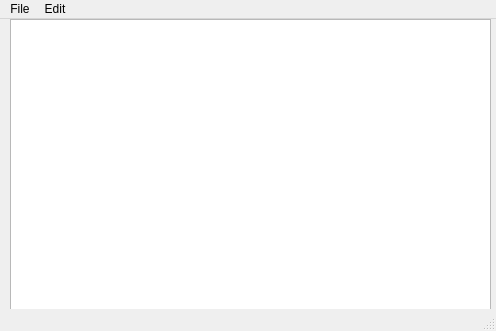
<?xml version="1.0" encoding="UTF-8"?>
<ui version="4.0">
 <class>MainWindow</class>
 <widget class="QMainWindow" name="MainWindow">
  <property name="geometry">
   <rect>
    <x>0</x>
    <y>0</y>
    <width>496</width>
    <height>331</height>
   </rect>
  </property>
  <property name="windowTitle">
   <string>MainWindow</string>
  </property>
  <widget class="QWidget" name="centralwidget">
   <widget class="QTextEdit" name="textEdit">
    <property name="geometry">
     <rect>
      <x>10</x>
      <y>0</y>
      <width>481</width>
      <height>291</height>
     </rect>
    </property>
   </widget>
  </widget>
  <widget class="QMenuBar" name="menubar">
   <property name="geometry">
    <rect>
     <x>0</x>
     <y>0</y>
     <width>496</width>
     <height>26</height>
    </rect>
   </property>
   <widget class="QMenu" name="menuFile">
    <property name="title">
     <string>File</string>
    </property>
    <addaction name="actionNew"/>
    <addaction name="actionOpen"/>
    <addaction name="actionSveAs"/>
    <addaction name="actionPrint"/>
    <addaction name="actionDelete"/>
    <addaction name="actionExit"/>
   </widget>
   <widget class="QMenu" name="menuEdit">
    <property name="title">
     <string>Edit</string>
    </property>
    <addaction name="actionCut"/>
    <addaction name="actionCopy"/>
    <addaction name="actionPaste"/>
    <addaction name="actionUndo"/>
    <addaction name="actionRedo"/>
   </widget>
   <addaction name="menuFile"/>
   <addaction name="menuEdit"/>
  </widget>
  <widget class="QStatusBar" name="statusbar"/>
  <action name="actionNew">
   <property name="icon">
    <iconset resource="Resources.qrc">
     <normaloff>:/image/image/new-document.png</normaloff>:/image/image/new-document.png</iconset>
   </property>
   <property name="text">
    <string>New</string>
   </property>
  </action>
  <action name="actionOpen">
   <property name="icon">
    <iconset resource="Resources.qrc">
     <normaloff>:/image/image/folder.png</normaloff>:/image/image/folder.png</iconset>
   </property>
   <property name="text">
    <string>Open</string>
   </property>
  </action>
  <action name="actionSveAs">
   <property name="icon">
    <iconset resource="Resources.qrc">
     <normaloff>:/image/image/diskette.png</normaloff>:/image/image/diskette.png</iconset>
   </property>
   <property name="text">
    <string>SveAs</string>
   </property>
  </action>
  <action name="actionPrint">
   <property name="icon">
    <iconset resource="Resources.qrc">
     <normaloff>:/image/image/printer.png</normaloff>:/image/image/printer.png</iconset>
   </property>
   <property name="text">
    <string>Print</string>
   </property>
  </action>
  <action name="actionExit">
   <property name="icon">
    <iconset resource="Resources.qrc">
     <normaloff>:/image/image/button.png</normaloff>:/image/image/button.png</iconset>
   </property>
   <property name="text">
    <string>Exit</string>
   </property>
  </action>
  <action name="actionCopy">
   <property name="icon">
    <iconset resource="Resources.qrc">
     <normaloff>:/image/image/copy.png</normaloff>:/image/image/copy.png</iconset>
   </property>
   <property name="text">
    <string>Copy</string>
   </property>
  </action>
  <action name="actionPaste">
   <property name="icon">
    <iconset resource="Resources.qrc">
     <normaloff>:/image/image/paste.png</normaloff>:/image/image/paste.png</iconset>
   </property>
   <property name="text">
    <string>Paste</string>
   </property>
  </action>
  <action name="actionUndo">
   <property name="icon">
    <iconset resource="Resources.qrc">
     <normaloff>:/image/image/undo-circular-arrow.png</normaloff>:/image/image/undo-circular-arrow.png</iconset>
   </property>
   <property name="text">
    <string>Undo</string>
   </property>
  </action>
  <action name="actionRedo">
   <property name="icon">
    <iconset resource="Resources.qrc">
     <normaloff>:/image/image/redo-arrow-symbol.png</normaloff>:/image/image/redo-arrow-symbol.png</iconset>
   </property>
   <property name="text">
    <string>Redo</string>
   </property>
  </action>
  <action name="actionDelete">
   <property name="icon">
    <iconset resource="Resources.qrc">
     <normaloff>:/image/image/trash.png</normaloff>:/image/image/trash.png</iconset>
   </property>
   <property name="text">
    <string>Delete</string>
   </property>
  </action>
  <action name="actionCut">
   <property name="icon">
    <iconset resource="Resources.qrc">
     <normaloff>:/image/image/scissors.png</normaloff>:/image/image/scissors.png</iconset>
   </property>
   <property name="text">
    <string>Cut</string>
   </property>
  </action>
 </widget>
 <resources>
  <include location="Resources.qrc"/>
 </resources>
 <connections/>
</ui>
